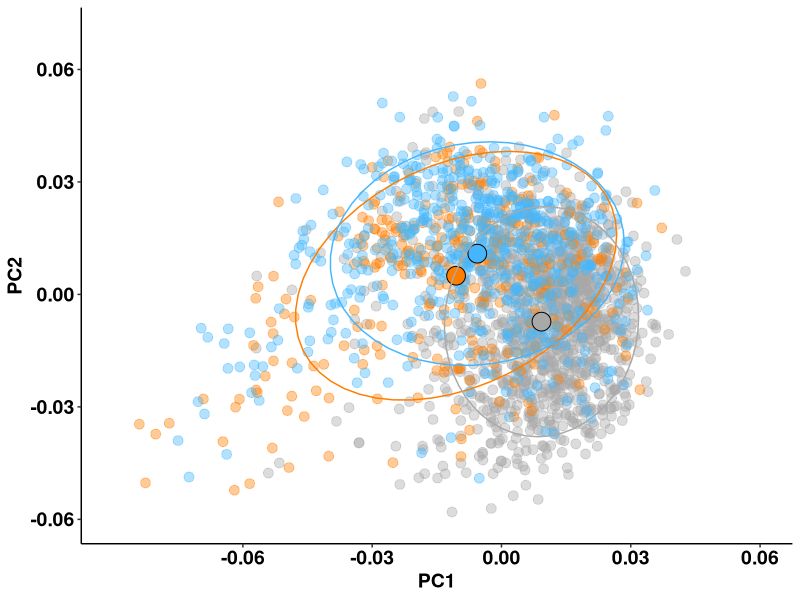
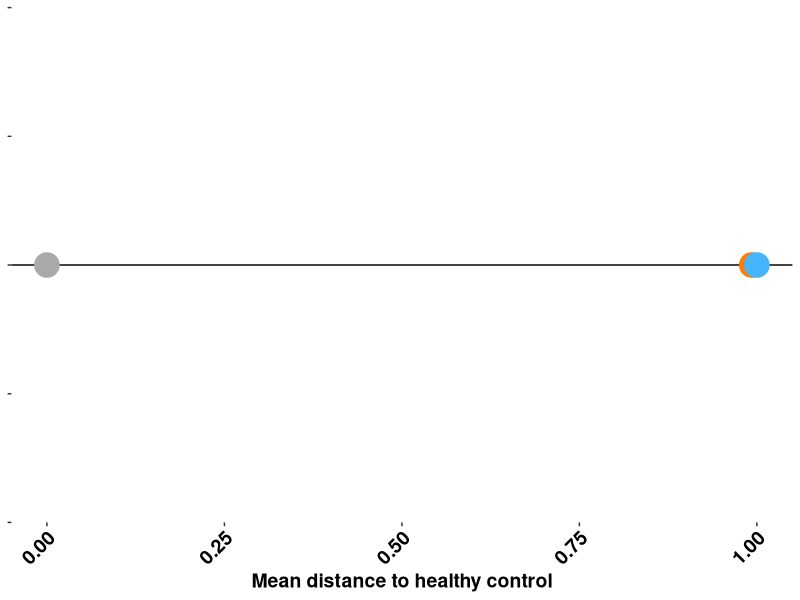
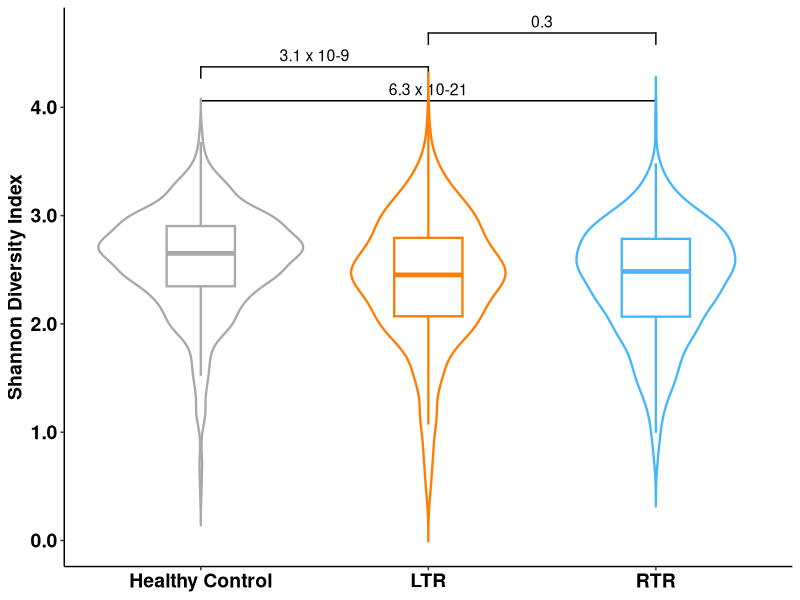

Recreate these plots in R, in order. (Note: this script raises an error after producing the figures.)
## ---- chunk 1
library(foreign)
library(tidyverse)
library(ggsignif)
library(survival)
library(survminer)
library(rms)
## ---- chunk 2
#Figure 2A ordination based on Aitchinson distance
#Load data
#setwd("~TransplantLines-main")
CDmeta <- read.csv("mock_data/Mock_Meta_Final.csv", row.names=1)
CDmeta$ID <- row.names(CDmeta)
CDmeta$ID <- as.character(CDmeta$ID)
CDmeta$ID <- trimws(CDmeta$ID)
rownames(CDmeta) <- CDmeta$ID

centroids_fig2a <- 
  read.csv("deicode_output/species/deicode_taxa_sample_loadings.csv", row.names=1) %>% 
  rownames_to_column("ID") %>% 
  select(ID, PC1, PC2) %>% 
  filter(ID %in% CDmeta[CDmeta$Cross_sectional_samples %in% c("LTR","RTR","Healthy Control"),]$ID) %>%
  left_join(select(CDmeta, ID, Cross_sectional_samples), by="ID") %>%
  mutate(Cross_sectional_samples=factor(Cross_sectional_samples, levels=c("LTR","RTR","Healthy Control"))) %>% 
  group_by(Cross_sectional_samples) %>% 
  summarise(PC1_mean=mean(PC1), PC2_mean=mean(PC2))

Fig2A <- 
  read.csv("deicode_output/species/deicode_taxa_sample_loadings.csv", row.names=1) %>% 
  rownames_to_column("ID") %>% 
  select(ID, PC1, PC2) %>% 
  filter(ID %in% CDmeta[CDmeta$Cross_sectional_samples %in% c("LTR","RTR","Healthy Control"),]$ID) %>%
  left_join(select(CDmeta, ID, Cross_sectional_samples), "ID") %>%
  mutate(Cross_sectional_samples=factor(Cross_sectional_samples, levels=c("LTR","RTR","Healthy Control"))) %>% 
  ggplot(aes(x=PC1, y=PC2, color=Cross_sectional_samples)) +
  geom_point(shape=19, size=3, alpha=0.4) +
  scale_color_manual(values = c("Healthy Control"="darkgray", "RTR"="#45b6fe", "LTR"="#FF7D00"))+
  theme_classic()+ 
  theme(
    axis.title.x = element_text(size=14, face="bold", colour = "black"),
    axis.title.y = element_text(size=14, face="bold", colour = "black"),
    axis.text.x = element_text(size=14, face="bold", colour = "black"),
    axis.text.y = element_text(size=14, face="bold", colour = "black"))+
  theme(legend.text = element_text(face = "bold", size=12),
        legend.title = element_blank(),
        plot.title=element_text(face = "bold",hjust=0.5),
        legend.position="none")+
  geom_point(data=centroids_fig2a, aes(PC1_mean, PC2_mean, fill=Cross_sectional_samples), shape=21, size=6, color="black") +
  scale_fill_manual(values = c("Healthy Control"="darkgray", "RTR"="#45b6fe", "LTR"="#FF7D00"))+
  scale_x_continuous(labels = scales::number_format(accuracy = 0.01, decimal.mark = '.'), breaks=c(-0.06, -0.03, 0.0,0.03, 0.06),limits=c(-0.09, 0.06))+
  scale_y_continuous(labels = scales::number_format(accuracy = 0.01, decimal.mark = '.'), breaks=c(-0.06,-0.03,0.0,0.03,0.06), limits=c(-0.06,0.07))+
  stat_ellipse(type="norm", level=0.75)
Fig2A
## ---- chunk 3
#Figure 2A2 Distance to HC along PC1 and PC2
euclidean_dist_centroids_fig2a <- as.matrix(dist(centroids_fig2a[,c("PC1_mean","PC2_mean")], method="euclidean"))
rownames(euclidean_dist_centroids_fig2a) <- colnames(euclidean_dist_centroids_fig2a) <- c("LTR","RTR","Healthy Control")

Fig2A2 <- data.frame(dist_to_hc=euclidean_dist_centroids_fig2a[3,1:3]) %>% 
  rownames_to_column("group") %>% 
  mutate(group=factor(group, levels=c("LTR","RTR","Healthy Control"))) %>% 
  mutate(dist_to_hc_norm=dist_to_hc/max(dist_to_hc),
         X=1) %>% 
  ggplot(aes(y=dist_to_hc_norm, x=X)) +
  coord_flip() +
  geom_vline(xintercept=1) +
  geom_point(size=8, aes(color=group)) +
  theme(
    axis.title.x = element_text(size=14, face="bold", colour = "black"),
    axis.title.y = element_text(size=14, face="bold", colour = "black"),
    axis.text.x = element_text(size=14, face="bold", colour = "black", angle=45, hjust=1),
    axis.text.y = element_blank())+
  theme(legend.text = element_text(face = "bold", size=12),
        plot.title=element_text(size=14, face="bold", colour = "black", hjust=0.5),
        legend.position="none",
        panel.grid.major=element_blank(), 
        panel.grid.minor=element_blank(), 
        panel.background=element_rect(fill="white"))+
  labs(x=NULL, y="Mean distance to healthy control") +
  scale_colour_manual(values = c("Healthy Control"="darkgray", "RTR"="#45b6fe", "LTR"="#FF7D00"))
Fig2A2
## ---- chunk 4
#Figure 2B Boxplot Diversity LTR, RTR, HC
#subset data
CDmetaBoxplot <- subset(CDmeta, Cross_sectional_samples == "LTR" |Cross_sectional_samples == "RTR" | Cross_sectional_samples == "Healthy Control")

Fig2B <- ggplot(CDmetaBoxplot, aes(x=Cross_sectional_samples, y=Shannon_Species, fill=Cross_sectional_samples)) +
  geom_jitter(aes(color=Cross_sectional_samples), alpha=0.0, width=0.1)+
  geom_boxplot(aes(color=Cross_sectional_samples), alpha=0, width=0.3, size=0.8)+
  theme_classic()+
  theme(
    axis.title.x = element_blank(),    
    axis.title.y = element_text(size=14, face="bold", colour = "black"),
    axis.text.x = element_text(size=14, face="bold", colour = "black"),
    axis.text.y = element_text(size=14, face="bold", colour = "black"),
    plot.title=element_blank())+
  geom_signif(comparisons = list(c("Healthy Control", "RTR"),
                                 c("Healthy Control", "LTR"),
                                 c("RTR", "LTR")),
              textsize=4,
              step_increase = 0.09,
              #P-values are from the original data (Wilcoxon test)
              annotations = c("6.3 x 10-21",
                              "3.1 x 10-9",
                              "0.3"))+
  geom_violin(aes(color = Cross_sectional_samples), trim = FALSE, position = position_dodge(0.9), alpha=0, size=0.8)+
  theme(plot.title = element_text(hjust = 0.5))+
  theme(legend.position = "none")+
  scale_color_manual(values = c("Healthy Control"="darkgray", "RTR"="#45b6fe", "LTR"="#FF7D00"))+
  scale_y_continuous(labels = scales::number_format(accuracy = 0.1, decimal.mark = '.'), breaks=c(0,1,2,3,4))+
  ylab("Shannon Diversity Index")
Fig2B
## ---- chunk 5
#Figure 2C Kaplan LTR----
#Load data
CDmeta <- read.table("mock_data/MOCK_Meta_Mortality_Cleaned_v2.csv",sep=',',header=T)
CDmeta$ID <- as.character(CDmeta$ID)
CDmeta$ID <- trimws(CDmeta$ID)
rownames(CDmeta) <- CDmeta$ID

CDmetaSurvival_LTR <- subset(CDmeta, Select_samples_mortality  == "LTR")
summary(CDmetaSurvival_LTR$Deceased)
CDmetaSurvival_LTR$DeathNumeric[CDmetaSurvival_LTR$Deceased=="Ja"] = 1
CDmetaSurvival_LTR$DeathNumeric[CDmetaSurvival_LTR$Deceased=="Nee"] = 0
ftable(CDmetaSurvival_LTR$DeathNumeric)

#Split by median (median is from original data
CDmetaSurvival_LTR$new_diversity_group[CDmetaSurvival_LTR$Shannon_Species<=2.481635]="Low diversity"
CDmetaSurvival_LTR$new_diversity_group[CDmetaSurvival_LTR$Shannon_Species>2.481635]="High diversity"
ftable(CDmetaSurvival_LTR$new_diversity)

#Cox Regression Unadjusted
Surv<- coxph(formula = Surv(CDmetaSurvival_LTR$Days_since_sampling, CDmetaSurvival_LTR$DeathNumeric) 
             ~ CDmetaSurvival_LTR$new_diversity_group)
summary(Surv)

#Cox Regression Adjusted
Surv<- coxph(formula = Surv(CDmetaSurvival_LTR$Days_since_sampling, CDmetaSurvival_LTR$DeathNumeric) 
             ~ CDmetaSurvival_LTR$new_diversity_group + 
               CDmetaSurvival_LTR$Months_since_transplantation + 
               CDmetaSurvival_LTR$Age +
               CDmetaSurvival_LTR$Gender)
summary(Surv)

# Model for Plot
fit_post <- survfit(Surv(CDmetaSurvival_LTR$Days_since_sampling, CDmetaSurvival_LTR$DeathNumeric)
                    ~ CDmetaSurvival_LTR$new_diversity_group, data = CDmetaSurvival_LTR)
KM_LTR <- ggsurvplot(
  fit_post,                 
  data = CDmetaSurvival_LTR, 
  break.time.by = 365,  xlim = c(0,1095), 
  ylim = c(0.7, 1),
  legend.labs=c("High Diversity", "Low Diversity"),
  legend.title= "",
  xlab = "Time in days",
  palette = c("darkgray","#FF7D00"),
  ggtheme = theme_classic(base_size=14, base_family = "Arial"),
  font.family = "Arial",
  break.y.by=0.05)
KM_LTR<- ggpar(KM_LTR, 
               font.main = c(14, "bold"),
               font.x = c(14, "bold"),
               font.y = c(14, "bold"),
               font.caption = c(14, "bold"), 
               font.legend = c(14, "bold"),
               font.ytickslab = c(14, "bold", "black"),
               font.xtickslab = c(14, "bold", "black"))
KM_LTR
## ---- chunk 6
#Figure 2F Kaplan RTR----
#Subset data
CDmetaSurvival_RTR <- subset(CDmeta, Select_samples_mortality == "RTR")
CDmetaSurvival_RTR$DeathNumeric[CDmetaSurvival_RTR$Deceased=="Ja"] = 1
CDmetaSurvival_RTR$DeathNumeric[CDmetaSurvival_RTR$Deceased=="Nee"] = 0
ftable(CDmetaSurvival_RTR$DeathNumeric)

#Split by median (median is from original data
CDmetaSurvival_RTR$new_diversity_group[CDmetaSurvival_RTR$Shannon_Species<=2.479713]="Low diversity"
CDmetaSurvival_RTR$new_diversity_group[CDmetaSurvival_RTR$Shannon_Species>2.479713]="High diversity"
ftable(CDmetaSurvival_RTR$new_diversity)

#Cox Regression Unadjusted
Surv<- coxph(formula = Surv(CDmetaSurvival_RTR$Days_since_sampling, CDmetaSurvival_RTR$DeathNumeric) 
             ~ CDmetaSurvival_RTR$new_diversity_group)
summary(Surv)

#Cox Regression Adjusted
CDmetaSurvival_RTR$X<- CDmetaSurvival_RTR$new_diversity_group
Surv<- coxph(formula = Surv(CDmetaSurvival_RTR$Days_since_sampling, CDmetaSurvival_RTR$DeathNumeric) 
             ~ CDmetaSurvival_RTR$new_diversity_group + 
               CDmetaSurvival_RTR$Months_since_transplantation + 
               CDmetaSurvival_RTR$Age +
               CDmetaSurvival_RTR$Gender)
summary(Surv)

# Model for Plot
fit_post <- survfit(Surv(CDmetaSurvival_RTR$Days_since_sampling, CDmetaSurvival_RTR$DeathNumeric)
                    ~ CDmetaSurvival_RTR$new_diversity_group, data = CDmetaSurvival_RTR)
KM_RTR <- ggsurvplot(
  fit_post,                 
  data = CDmetaSurvival_RTR, 
  break.time.by = 365,  xlim = c(0,1825), 
  ylim = c(0.8, 1),
  legend.labs=c("High Diversity", "Low Diversity"),
  legend.title= "",
  xlab = "Time in days",
  palette = c("darkgray","#45b6fe"),
  ggtheme = theme_classic(base_size=14, base_family = "Arial"),
  font.family = "Arial",
  break.y.by=0.05)    
KM_RTR
KM_RTR<- ggpar(KM_RTR, 
               font.main = c(14, "bold"),
               font.x = c(14, "bold"),
               font.y = c(14, "bold"),
               font.caption = c(14, "bold"), 
               font.legend = c(14, "bold"),
               font.ytickslab = c(14, "bold", "black"),
               font.xtickslab = c(14, "bold", "black"))
KM_RTR
## ---- chunk 7
#Figure 2D Spline Shannon LTR----
#Load data
Diss_RCLR <- read.table("mock_data/MockData_Dissimilarities_RCLR.csv",sep=',',header=T)
row.names(Diss_RCLR) <- Diss_RCLR$ID

summary(CDmetaSurvival_LTR$Shannon_Species)
d4 <- CDmetaSurvival_LTR[c("Shannon_Species")]
dd <- datadist(d4, q.display=c(0,1),q.effect=c(0,1))
options(datadist = "dd")

f1<- with(CDmetaSurvival_LTR, cph(Surv(Days_since_sampling,DeathNumeric==1) ~  Shannon_Species))
pdata1 <- Predict(f1, Shannon_Species, ref.zero = TRUE, fun = exp,np = 10000)
range(pdata1$Shannon_Species)
range(CDmetaSurvival_LTR$Shannon_Species)
pdata1 <- Predict(f1, Shannon_Species, ref.zero = F, fun = exp)

#Transform Plot, 1, extract freq per bin, then transform and plot
binFreqTable <- function(x, bins) {
  
  freq = hist(x, breaks=bins, include.lowest=TRUE, plot=FALSE)
  
  ranges = paste(head(freq$breaks,-1), freq$breaks[-1], sep=" - ")
  
  return(data.frame(range = ranges, frequency = freq$counts))
  
}
x<- CDmetaSurvival_LTR$Shannon_Species
FreqDF <- binFreqTable(x,seq(0.42,3.65,by=0.1))
FreqDF$freqtransf <- FreqDF$frequency/10
summary(FreqDF$rangeNum)
FreqDF$rangeNum <- as.numeric(FreqDF$range)
FreqDF$rangeNum <- FreqDF$rangeNum/10
maxY_LTR_Shannon <- 6
maxYforSpline_LTR_Shannon <- max(pdata1$yhat[pdata1$yhat < maxY_LTR_Shannon])

Spline_Shannon_LTR <- ggplot(CDmetaSurvival_LTR, aes(Shannon_Species))+
  geom_bar(aes(x=rangeNum, y=freqtransf), stat="identity", data=FreqDF, color="black", fill="white")+
  geom_ribbon(aes( ymin = pmax(lower,0.00001), ymax = pmin(upper,maxYforSpline_LTR_Shannon)), fill="#FF7D00", color="#FF7D00",alpha = .4, data = as.data.frame(pdata1))+
  geom_line(aes(y = yhat), col = "#FF7D00",alpha = 0.8,linetype=1,size=1.3, data = as.data.frame(pdata1))+
  geom_hline(aes(yintercept = 1), linetype = 2,color="grey",size=1.2,alpha=1)+
  xlab("Shannon Diversity Index") + ylab("Hazard ratio Mortality (95% CI)")+
  theme_classic()+
  scale_x_continuous(limits=c(1.5,3.16),expand = c(0,0), breaks=c(1.5, 2.0, 2.5, 3.0, 3.5))+
  scale_y_continuous(limits=c(0,maxY_LTR_Shannon),expand = c(0,0),
                     sec.axis = sec_axis(trans=~., name="Frequency"))+
  theme(axis.line = element_line(colour = "black"),
        axis.text = element_text(colour = "black", size=14),
        axis.title.x = element_text(color="black", size=14, face="bold", vjust=-0.5),
        axis.title.y.left = element_text(color="black", size=14, face="bold", vjust=4),
        axis.text.x = element_text(size=14, face="bold", colour = "black"),
        axis.text.y = element_text(size=14, face="bold", colour = "black"),
        axis.title.y.right = element_text(color="black", size=14, face="bold", vjust=4),
        plot.title = element_text(face="bold",size=17,hjust = 0.4,vjust=3),plot.margin=unit(c(1.5,0.5,0.5,0.5),"cm"))
Spline_Shannon_LTR
## ---- chunk 8
#Figure 2G Spline Shannon RTR----
summary(CDmetaSurvival_RTR$Shannon_Species)
d4 <- CDmetaSurvival_RTR[c("Shannon_Species")]
dd <- datadist(d4, q.display=c(0,1),q.effect=c(0,1))
options(datadist = "dd")

f1<- with(CDmetaSurvival_RTR, cph(Surv(Days_since_sampling,DeathNumeric==1) ~  Shannon_Species))
pdata1 <- Predict(f1, Shannon_Species, ref.zero = TRUE, fun = exp,np = 10000)
range(pdata1$Shannon_Species)
range(CDmetaSurvival_RTR$Shannon_Species)
pdata1 <- Predict(f1, Shannon_Species, ref.zero = F, fun = exp)

#Transform Plot, 1, extract freq per bin, then transform and plot
binFreqTable <- function(x, bins) {
  
  freq = hist(x, breaks=bins, include.lowest=TRUE, plot=FALSE)
  
  ranges = paste(head(freq$breaks,-1), freq$breaks[-1], sep=" - ")
  
  return(data.frame(range = ranges, frequency = freq$counts))
  
}
x<- CDmetaSurvival_RTR$Shannon_Species
FreqDF <- binFreqTable(x,seq(0.50,3.7,by=0.1))
FreqDF$freqtransf <- FreqDF$frequency/10
summary(FreqDF$rangeNum)
FreqDF$rangeNum <- as.numeric(FreqDF$range)
FreqDF$rangeNum <- FreqDF$rangeNum/10

maxY_Shannon_RTR <- 8
maxYforSpline_Shannon_RTR <- max(pdata1$yhat[pdata1$yhat < maxY_Shannon_RTR])

Spline_Shannon_RTR <- ggplot(CDmetaSurvival_RTR, aes(Shannon_Species))+
  geom_bar(aes(x=rangeNum, y=freqtransf), stat="identity", data=FreqDF, color="black", fill="white")+
  geom_ribbon(aes( ymin = lower, ymax = upper), fill="#45b6fe", color="#45b6fe",alpha = .4, data = as.data.frame(pdata1))+
  geom_line(aes(y = yhat), col = "#45b6fe",alpha = 0.8,linetype=1,size=1.3, data = as.data.frame(pdata1))+
  geom_hline(aes(yintercept = 1), linetype = 2,color="grey",size=1.2,alpha=1)+
  xlab("Shannon Diversity Index") + ylab("Hazard ratio Mortality (95% CI)")+
  theme_classic()+
  scale_x_continuous(limits=c(1.5,3.16),expand = c(0,0), breaks=c(1.5, 2.0, 2.5, 3.0, 3.5))+
  scale_y_continuous(limits=c(0,maxY_Shannon_RTR),expand = c(0,0), breaks=c(0,1,2,3,4,5,6,7,8),
                     sec.axis = sec_axis(trans=~., name="Frequency", breaks=c(0,1,2,3,4,5,6,7,8)))+
  theme(axis.line = element_line(colour = "black"),
        axis.text = element_text(colour = "black", size=14),
        axis.title.x = element_text(color="black", size=14, face="bold", vjust=-0.5),
        axis.title.y.left = element_text(color="black", size=14, face="bold", vjust=4),
        axis.text.x = element_text(size=14, face="bold", colour = "black"),
        axis.text.y = element_text(size=14, face="bold", colour = "black"),
        axis.title.y.right = element_text(color="black", size=14, face="bold", vjust=4),
        plot.title = element_text(face="bold",size=17,hjust = 0.4,vjust=3),plot.margin=unit(c(1.5,0.5,0.5,0.5),"cm"))
Spline_Shannon_RTR
## ---- chunk 9
#Figure 2E Spline Aitchison distance to HC LTR----
MortalityDissimilarity<- merge(CDmetaSurvival_LTR, Diss_RCLR, by="row.names")

#Cox Regression Unadjusted
Surv<- coxph(formula = Surv(MortalityDissimilarity$Days_since_sampling, MortalityDissimilarity$DeathNumeric) 
             ~ scale(MortalityDissimilarity$DToHC))
summary(Surv)

#Cox Regression Adjusted
Surv<- coxph(formula = Surv(MortalityDissimilarity$Days_since_sampling, MortalityDissimilarity$DeathNumeric) 
             ~ scale(MortalityDissimilarity$DToHC) + 
               MortalityDissimilarity$Months_since_transplantation + 
               MortalityDissimilarity$Age +
               MortalityDissimilarity$Gender)
summary(Surv)

summary(MortalityDissimilarity$DToHC)
d4 <- MortalityDissimilarity[c("DToHC")]
dd <- datadist(d4, q.display=c(0,1),q.effect=c(0,1))
options(datadist = "dd")
f1<- with(MortalityDissimilarity, cph(Surv(Days_since_sampling,DeathNumeric==1) ~  DToHC))
pdata1 <- Predict(f1, DToHC, ref.zero = TRUE, fun = exp,np = 10000)


#Transform Plot, 1, extract freq per bin, then transform and plot
binFreqTable <- function(x, bins) {
  
  freq = hist(x, breaks=bins, include.lowest=TRUE, plot=FALSE)
  
  ranges = paste(head(freq$breaks,-1), freq$breaks[-1], sep=" - ")
  
  return(data.frame(range = ranges, frequency = freq$counts))
  
}
x<- MortalityDissimilarity$DToHC
FreqDF <- binFreqTable(x,seq(0,1,by=0.01))
FreqDF$freqtransf <- FreqDF$frequency/10
FreqDF$rangeNum <- as.numeric(FreqDF$range)
FreqDF$rangeNum <- FreqDF$rangeNum/100
maxY_LTR_DTHC <- 6
maxYforSpline_LTR_DTHC<- max(pdata1$yhat[pdata1$yhat < maxY_LTR_DTHC])

Spline_DTHC_RCLR_LTR <- ggplot(MortalityDissimilarity, aes(DToHC))+
  geom_bar(aes(x=rangeNum, y=freqtransf), stat="identity", data=FreqDF, color="black", fill="white")+
  geom_ribbon(aes( ymin = pmax(lower,0.00001), ymax = pmin(upper,maxYforSpline_LTR_DTHC)), fill="#FF7D00", color="#FF7D00",alpha = .4, data = as.data.frame(pdata1))+
  geom_line(aes(y = yhat), col = "#FF7D00",alpha = 0.8,linetype=1,size=1.3, data = as.data.frame(pdata1))+
  geom_hline(aes(yintercept = 1), linetype = 2,color="grey",size=1.2,alpha=1)+
  xlab("Aitchison distance to healthy controls") + ylab("Hazard ratio Mortality (95% CI)")+
  theme_classic()+
  scale_x_continuous(limits=c(0.2,0.4),expand = c(0,0))+
  scale_y_continuous(limits=c(0,maxY_LTR_DTHC),expand = c(0,0),
                     sec.axis = sec_axis(trans=~., name="Frequency", breaks=c(0,1,2,3,4,5,6,7,8)))+
  theme(axis.line = element_line(colour = "black"),
        axis.text = element_text(colour = "black", size=14),
        axis.title.x = element_text(color="black", size=14, face="bold", vjust=-0.5),
        axis.title.y.left = element_text(color="black", size=14, face="bold", vjust=4),
        axis.text.x = element_text(size=14, face="bold", colour = "black"),
        axis.text.y = element_text(size=14, face="bold", colour = "black"),
        axis.title.y.right = element_text(color="black", size=14, face="bold", vjust=4),
        plot.title = element_text(face="bold",size=17,hjust = 0.4,vjust=3),plot.margin=unit(c(1.5,0.5,0.5,0.5),"cm"))
Spline_DTHC_RCLR_LTR
## ---- chunk 10
#Figure 2H Spline Distance to HC RTR----
MortalityDissimilarity<- merge(CDmetaSurvival_RTR, Diss_RCLR, by="row.names")

#Cox Regression Unadjusted
Surv<- coxph(formula = Surv(MortalityDissimilarity$Days_since_sampling, MortalityDissimilarity$DeathNumeric) 
             ~ scale(MortalityDissimilarity$DToHC))
summary(Surv)

#Cox Regression Unadjusted
Surv<- coxph(formula = Surv(MortalityDissimilarity$Days_since_sampling, MortalityDissimilarity$DeathNumeric) 
             ~ scale(MortalityDissimilarity$DToHC) + 
               MortalityDissimilarity$Months_since_transplantation + 
               MortalityDissimilarity$Age +
               MortalityDissimilarity$Gender)
summary(Surv)

summary(MortalityDissimilarity$DToHC)
d4 <- MortalityDissimilarity[c("DToHC")]
dd <- datadist(d4, q.display=c(0,1),q.effect=c(0,1))
options(datadist = "dd")
f1<- with(MortalityDissimilarity, cph(Surv(Days_since_sampling,DeathNumeric==1) ~  DToHC))
pdata1 <- Predict(f1, DToHC, ref.zero = TRUE, fun = exp,np = 10000)

#Transform Plot, 1, extract freq per bin, then transform and plot
binFreqTable <- function(x, bins) {
  
  freq = hist(x, breaks=bins, include.lowest=TRUE, plot=FALSE)
  
  ranges = paste(head(freq$breaks,-1), freq$breaks[-1], sep=" - ")
  
  return(data.frame(range = ranges, frequency = freq$counts))
  
}
x<- MortalityDissimilarity$DToHC
FreqDF <- binFreqTable(x,seq(0,1,by=0.01))
FreqDF$freqtransf <- FreqDF$frequency/10
FreqDF$rangeNum <- as.numeric(FreqDF$range)
FreqDF$rangeNum <- FreqDF$rangeNum/100

maxY_DTHC_RTR  <- 8
maxYforSpline_DTHC_RTR <- max(pdata1$yhat[pdata1$yhat < maxY_DTHC_RTR])

Spline_DTHC_RCLR_RTR <- ggplot(MortalityDissimilarity, aes(DToHC))+
  geom_bar(aes(x=rangeNum, y=freqtransf), stat="identity", data=FreqDF, color="black", fill="white")+
  geom_ribbon(aes( ymin = pmax(lower,0.00001), ymax = pmin(upper,maxYforSpline_DTHC_RTR)), fill="#45b6fe", color="#45b6fe",alpha = .4, data = as.data.frame(pdata1))+
  geom_line(aes(y = yhat), col = "#45b6fe",alpha = 0.8,linetype=1,size=1.3, data = as.data.frame(pdata1))+
  geom_hline(aes(yintercept = 1), linetype = 2,color="grey",size=1.2,alpha=1)+
  xlab("Aitchison distance to healthy controls") + ylab("Hazard ratio Mortality (95% CI)")+
  theme_classic()+
  scale_x_continuous(limits=c(0.2,0.4),expand = c(0,0))+
  scale_y_continuous(limits=c(0,maxY_DTHC_RTR),expand = c(0,0),
                     sec.axis = sec_axis(trans=~., name="Frequency", breaks=c(0,1,2,3,4,5,6,7,8)))+
  theme(axis.line = element_line(colour = "black"),
        axis.text = element_text(colour = "black", size=14),
        axis.title.x = element_text(color="black", size=14, face="bold", vjust=-0.5),
        axis.title.y.left = element_text(color="black", size=14, face="bold", vjust=4),
        axis.text.x = element_text(size=14, face="bold", colour = "black"),
        axis.text.y = element_text(size=14, face="bold", colour = "black"),
        axis.title.y.right = element_text(color="black", size=14, face="bold", vjust=4),
        plot.title = element_text(face="bold",size=17,hjust = 0.4,vjust=3),plot.margin=unit(c(1.5,0.5,0.5,0.5),"cm"))
Spline_DTHC_RCLR_RTR
## ---- chunk 11
#Figure 2  Arrange all panels----
Fig2AB <- ggarrange(Fig2A, Fig2B, nrow=1, align=c("h"), labels = c("A", "B"))
Fig2CDE <- ggarrange(KM_LTR$plot, Spline_Shannon_LTR, Spline_DTHC_RCLR_LTR, nrow=1, align=c("h"), labels=c("C","D","E"))
Fig2FGB <- ggarrange(KM_RTR$plot, Spline_Shannon_RTR, Spline_DTHC_RCLR_RTR, nrow=1, align=c("h"), labels=c("F","G","H"))
FinalFig2 <- ggarrange(Fig2AB, Fig2CDE, Fig2FGB, ncol=1, align=c("v"))
FinalFig2
